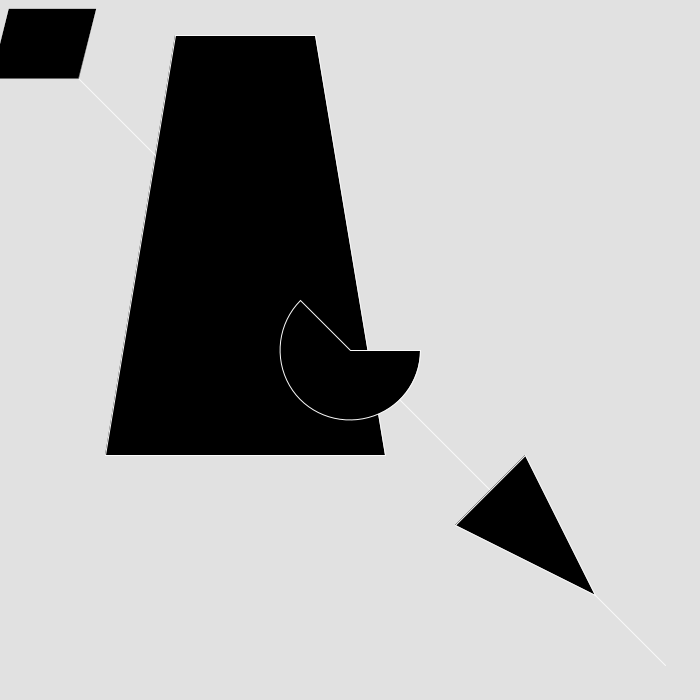
Frame 1 (no input)
Frame 60 (the mouse pressed at the canvas centre just before this capture): identical to frame 1, image omitted
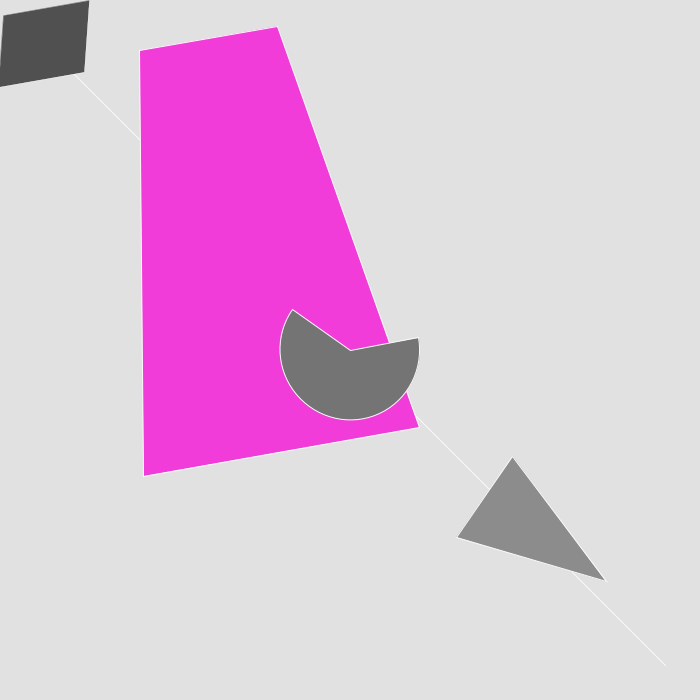
Frame 120 (the mouse held since frame 60 and released just before this capture)

The Processing sketch that drew these frames (run headless with seeded random() and noise(); from frame 60 on, the mouse is pressed at the canvas centre):

// Processing sketch: Week2_Homework_2
// ── Week2_Homework_2.pde
int bgColor = int(random(255.0)); //<>//
int linePosition;
int lineSize;

//  Quad 1
int quadX1;
int quadY1;
int quadX2;
int quadY2;
int quadX3;
int quadY3;
int quadX4;
int quadY4;

// Quad 2
int quadBX1;
int quadBY1;
int quadBX2;
int quadBY2;
int quadBX3;
int quadBY3;
int quadBX4;
int quadBY4;

// Arc
int arcX;
int arcY;
int arcW;
int arcH;

// Trianlge 
int triX1;
int triY1;
int triX2;
int triY2;
int triX3;
int triY3;

int quadAcolorR = 0;
int quadAcolorG = 0;
int quadAcolorB = 0;

int quadBcolor = 0;
int arcColor = 0;
int triColor = 0;


void setup() {
  //first parameter is width, second is height
  size(700, 700);
  background(bgColor);
  rectMode(CENTER);


  //linePosition = int(width*.25);

  //float converted/wrapped into an int
  linePosition = int(width*random(0.1));
  lineSize = int(width*.95);

  //quadPosition = int(width*.1);
  //quadSize = int(width*.2);

  triX1 = int(width*-.1);
  triY1 = 0;
  triX2 = 0;
  triY2 = int(height*-.1);
  triX3 = int(width*.1);
  triY3 = int(height*.1);



  arcX = int(width*.2);
  arcY = int(height*.4);
  arcW = int(width*.2);
  arcH = int(height*.2);


  quadX1 = int(width*-.3);
  quadY1 = int(height*.2);

  quadX2 = int(width*.2);
  quadY2 = int(height*.2);

  quadX3 = int(width*.3);
  quadY3 = int(height*-.2);

  quadX4 = int(width*-.2);
  quadY4 = int(height*-.2);


  //BBBBBB



  quadBX1 = int(width*-.2);
  quadBY1 = int(height*.3);

  quadBX2 = int(width*.2);
  quadBY2 = int(height*.3);

  quadBX3 = int(width*.1);
  quadBY3 = int(height*-.3);

  quadBX4 = int(width*-.1);
  quadBY4 = int(height*-.3);


  println (linePosition);
}

void draw() {
  background(225);

  // Draws line from top left to bottom right corner 
  //stroke (125, 125, 125);
  stroke(250);
  //translate(width*.125, height*.25);
  line(linePosition, linePosition, lineSize, lineSize);

  // Draws first quad in top left corner 
  pushMatrix();

  fill(quadAcolorR, quadAcolorG, quadAcolorB );
  translate(width*.35, height*.35);
  rotate(radians(mouseX));
  quad(quadBX1, quadBY1, quadBX2, quadBY2, quadBX3, quadBY3, quadBX4, quadBY4 );

  popMatrix();


  // Draws second quad on top left
  pushMatrix();

  //println(mouseX);
  //println(mouseY);
  scale(0.25);

  fill(quadBcolor);
  translate(width*.25, height*.25);
  rotate(radians(mouseX));
  quad(quadX1, quadY1, quadX2, quadY2, quadX3, quadY3, quadX4, quadY4);

  popMatrix();

  // Draws arc in the middle of the 
  pushMatrix();

  println(mouseX);
  println(mouseY);

  //scale(0.5);

  fill(arcColor);
  translate(width*.5, height*.5);
  rotate(radians(mouseX));
  arc(0, 0, arcW, arcH, 0, PI+QUARTER_PI, PIE);

  popMatrix();

  //Draws triangle in the bottom right corner 
  pushMatrix();  
  //scale(1.25);

  fill(triColor);
  translate(width*.75, height*.75);
  rotate(radians(mouseX));
  triangle(triX1, triY1, triX2, triY2, triX3, triY3);
  //triangle(triSize, triSize, triSize, triPosition, triPosition, triPosition);

  popMatrix();
}


void mousePressed() {
  quadAcolorR = int(random(255.0));
  quadAcolorG = int(random(255.0));
  quadAcolorB = int(random(255.0));


  if (quadBcolor == 0) {
    quadBcolor = int(random(255.0));
  } else {
    quadBcolor = 0;
  }

  if (arcColor == 0) {
    arcColor = int(random(255.0));
  } else {
    arcColor = 0;
  }

  if (triColor == 0) {
    triColor = int(random(255.0));
  } else {
    triColor = 0;
  }
}

void keyPressed () {
  if (key == CODED) {
    if (keyCode == UP) {
      arcW+=10;
      arcH+=10;

      //size += 5; to make it get bigger faster
      //everytime we press up it will get bigger
    }
    if (keyCode == DOWN) {
      arcW-=10;
      arcH-=10;
    }
  }
}
